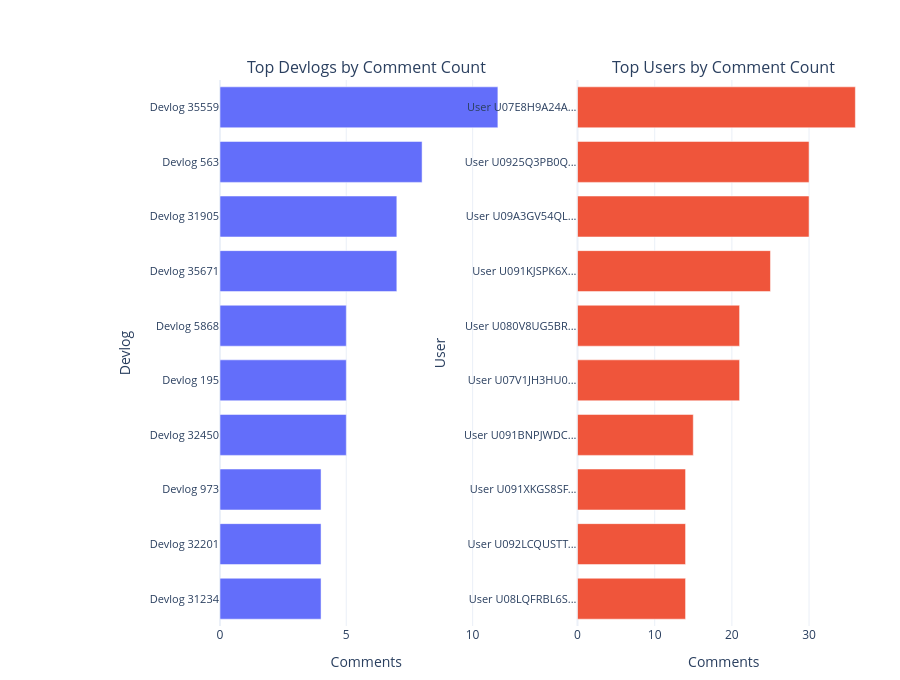

Write notebook code for a chart like this one.
### Markdown cell above
# Top devlogs and users by comment count

Two horizontal bar charts: top devlogs by comment count and top users by comment count.

### Code cell
TOP_N = 10

devlog_counts = (df.groupby('devlog_id')
                 .size()
                 .sort_values(ascending=False)
                 .head(TOP_N)
                 .reset_index(name='comment_count'))

user_counts = (df.groupby('slack_id')
               .size()
               .sort_values(ascending=False)
               .head(TOP_N)
               .reset_index(name='comment_count'))

devlog_counts['label'] = 'Devlog ' + devlog_counts['devlog_id'].astype(str)
user_counts['label'] = 'User ' + user_counts['slack_id'].astype(str).str.slice(0, 12) + '...'

height = max(len(devlog_counts), len(user_counts)) * 44 + 240

fig = make_subplots(
    rows=1, cols=2, column_widths=[0.5, 0.5],
    subplot_titles=(
        'Top Devlogs by Comment Count',
        'Top Users by Comment Count'
    )
)

fig.add_trace(
    go.Bar(
        x=devlog_counts['comment_count'][::-1],
        y=devlog_counts['label'][::-1],
        orientation='h',
        marker_color='#636EFA',
        hovertemplate='%{y}<br>Comments=%{x}'
    ), row=1, col=1
)

fig.add_trace(
    go.Bar(
        x=user_counts['comment_count'][::-1],
        y=user_counts['label'][::-1],
        orientation='h',
        marker_color='#EF553B',
        hovertemplate='%{y}<br>Comments=%{x}'
    ), row=1, col=2
)

fig.update_layout(
    height=max(DEFAULT_HEIGHT + (len(devlog_counts)*18), height),
    margin=dict(l=220, r=30, t=80, b=40),
    showlegend=False,
    bargap=0.25
)
fig.update_xaxes(title_text='Comments', row=1, col=1)
fig.update_xaxes(title_text='Comments', row=1, col=2)
fig.update_yaxes(title_text='Devlog', row=1, col=1,
                 automargin=True, tickfont=dict(size=11))
fig.update_yaxes(title_text='User', row=1, col=2,
                 automargin=True, tickfont=dict(size=11))
fig.show()

save_plotly(fig, name='top_devlogs_and_users_by_comments', description='Two horizontal bar charts: top devlogs and users by comment count', friendly_name='Top devlogs and users by comments')

### Figure 1 — Plotly figure (JSON) as saved in the notebook; plotly's stock layout.template omitted (floating-point values rounded to 4 significant figures)
{"data": [{"hovertemplate": "%{y}<br>Comments=%{x}", "marker": {"color": "#636EFA"}, "orientation": "h", "type": "bar", "x": [4, 4, 4, 5, 5, 5, 7, 7, 8, 11], "xaxis": "x", "y": ["Devlog 31234", "Devlog 32201", "Devlog 973", "Devlog 32450", "Devlog 195", "Devlog 5868", "Devlog 35671", "Devlog 31905", "Devlog 563", "Devlog 35559"], "yaxis": "y"}, {"hovertemplate": "%{y}<br>Comments=%{x}", "marker": {"color": "#EF553B"}, "orientation": "h", "type": "bar", "x": [14, 14, 14, 15, 21, 21, 25, 30, 30, 36], "xaxis": "x2", "y": ["User U08LQFRBL6S...", "User U092LCQUSTT...", "User U091XKGS8SF...", "User U091BNPJWDC...", "User U07V1JH3HU0...", "User U080V8UG5BR...", "User U091KJSPK6X...", "User U09A3GV54QL...", "User U0925Q3PB0Q...", "User U07E8H9A24A..."], "yaxis": "y2"}], "layout": {"annotations": [{"font": {"size": 16}, "showarrow": false, "text": "Top Devlogs by Comment Count", "x": 0.225, "xanchor": "center", "xref": "paper", "y": 1, "yanchor": "bottom", "yref": "paper"}, {"font": {"size": 16}, "showarrow": false, "text": "Top Users by Comment Count", "x": 0.775, "xanchor": "center", "xref": "paper", "y": 1, "yanchor": "bottom", "yref": "paper"}], "bargap": 0.25, "height": 680, "margin": {"b": 40, "l": 220, "r": 30, "t": 80}, "showlegend": false, "xaxis": {"anchor": "y", "domain": [0, 0.45], "title": {"text": "Comments"}}, "xaxis2": {"anchor": "y2", "domain": [0.55, 1], "title": {"text": "Comments"}}, "yaxis": {"anchor": "x", "automargin": true, "domain": [0, 1], "tickfont": {"size": 11}, "title": {"text": "Devlog"}}, "yaxis2": {"anchor": "x2", "automargin": true, "domain": [0, 1], "tickfont": {"size": 11}, "title": {"text": "User"}}}}
